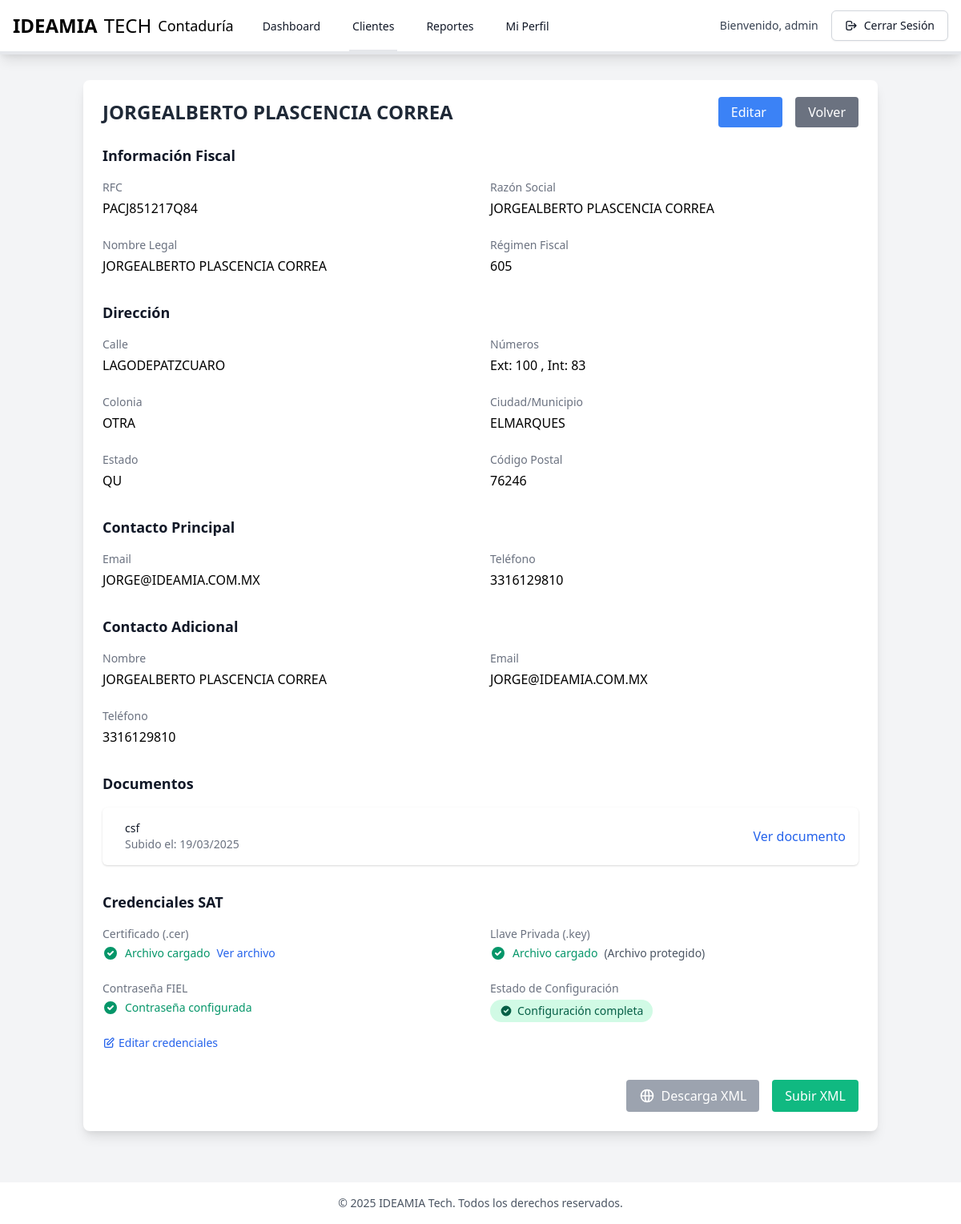
Page /clients/view/2 (signed in) on the committed database.
### tables this page shows
CREATE TABLE `clients` (
  `id` int(11) NOT NULL,
  `rfc` varchar(13) NOT NULL,
  `business_name` varchar(255) NOT NULL,
  `legal_name` varchar(255) DEFAULT NULL,
  `fiscal_regime` varchar(3) NOT NULL,
  `street` varchar(255) NOT NULL,
  `exterior_number` varchar(20) NOT NULL,
  `interior_number` varchar(20) DEFAULT NULL,
  `neighborhood` varchar(255) NOT NULL,
  `city` varchar(255) NOT NULL,
  `state` varchar(255) NOT NULL,
  `zip_code` varchar(5) NOT NULL,
  `email` varchar(255) NOT NULL,
  `phone` varchar(20) NOT NULL,
  `csf_path` varchar(255) DEFAULT NULL,
  `status` enum('active','inactive') DEFAULT 'active',
  `created_at` timestamp NOT NULL DEFAULT current_timestamp(),
  `updated_at` timestamp NOT NULL DEFAULT current_timestamp() ON UPDATE current_timestamp(),
  `cer_path` varchar(255) DEFAULT NULL COMMENT 'Ruta al archivo .cer del SAT',
  `key_path` varchar(255) DEFAULT NULL COMMENT 'Ruta al archivo .key del SAT',
  `key_password` varchar(255) DEFAULT NULL COMMENT 'Contraseña de la llave privada'
);

CREATE TABLE `client_contacts` (
  `id` int(11) NOT NULL,
  `client_id` int(11) NOT NULL,
  `contact_name` varchar(255) DEFAULT NULL,
  `contact_email` varchar(255) DEFAULT NULL,
  `contact_phone` varchar(20) DEFAULT NULL,
  `created_at` timestamp NOT NULL DEFAULT current_timestamp(),
  `updated_at` timestamp NOT NULL DEFAULT current_timestamp() ON UPDATE current_timestamp()
);

CREATE TABLE `client_documents` (
  `id` int(11) NOT NULL,
  `client_id` int(11) NOT NULL,
  `type` varchar(50) NOT NULL,
  `file_path` varchar(255) NOT NULL,
  `created_at` timestamp NOT NULL DEFAULT current_timestamp(),
  `updated_at` timestamp NOT NULL DEFAULT current_timestamp() ON UPDATE current_timestamp()
);

### app/views/clients/view.php (the view, shortened to what the rows shown need)
<!DOCTYPE html>
<html lang="es">
<head>
    <link rel="stylesheet" href="<?php echo BASE_URL; ?>/css/styles.css">
</head>
<body class="bg-gray-100">
    <?php include __DIR__ . '/../partials/navbar.php'; ?>
    <div class="container mx-auto px-4 py-8">
        <div class="bg-white rounded-lg shadow-lg p-6">
            <div class="flex justify-between items-center mb-6">
                <h1 class="text-2xl font-bold text-gray-800">
                    <?php echo htmlspecialchars($client['business_name']); ?>
                </h1>
                <div class="space-x-4">
                    <a href="<?php echo BASE_URL; ?>/clients/edit/<?php echo $client['id']; ?>"
                       class="bg-blue-500 hover:bg-blue-600 text-white px-4 py-2 rounded">
                        Editar
                    </a>
                    <a href="<?php echo BASE_URL; ?>/clients"
                       class="bg-gray-500 hover:bg-gray-600 text-white px-4 py-2 rounded">
                        Volver
                    </a>
                </div>
            </div>
            <div class="mb-8">
                <h2 class="text-lg font-semibold text-gray-900 mb-4">Información Fiscal</h2>
                <div class="grid grid-cols-1 md:grid-cols-2 gap-6">
                    <div>
                        <p class="text-sm font-medium text-gray-500">RFC</p>
                        <p class="mt-1"><?php echo htmlspecialchars($client['rfc']); ?></p>
                    </div>
                    <div>
                        <p class="text-sm font-medium text-gray-500">Razón Social</p>
                        <p class="mt-1"><?php echo htmlspecialchars($client['business_name']); ?></p>
                    </div>
                    <div>
                        <p class="text-sm font-medium text-gray-500">Nombre Legal</p>
                        <p class="mt-1"><?php echo htmlspecialchars($client['legal_name'] ?? 'No especificado'); ?></p>
                    </div>
                    <div>
                        <p class="text-sm font-medium text-gray-500">Régimen Fiscal</p>
                        <p class="mt-1"><?php echo htmlspecialchars($client['fiscal_regime']); ?></p>
                    </div>
                </div>
            </div>
            <div class="mb-8">
                <h2 class="text-lg font-semibold text-gray-900 mb-4">Dirección</h2>
                <div class="grid grid-cols-1 md:grid-cols-2 gap-6">
                    <div>
                        <p class="text-sm font-medium text-gray-500">Calle</p>
                        <p class="mt-1"><?php echo htmlspecialchars($client['street']); ?></p>
                    </div>
                    <div>
                        <p class="text-sm font-medium text-gray-500">Números</p>
                        <p class="mt-1">
                            Ext: <?php echo htmlspecialchars($client['exterior_number']); ?>
                            <?php if (!empty($client['interior_number'])): ?>
                                , Int: <?php echo htmlspecialchars($client['interior_number']); ?>
                            <?php endif; ?>
                        </p>
                    </div>
                    <div>
                        <p class="text-sm font-medium text-gray-500">Colonia</p>
                        <p class="mt-1"><?php echo htmlspecialchars($client['neighborhood']); ?></p>
                    </div>
                    <div>
                        <p class="text-sm font-medium text-gray-500">Ciudad/Municipio</p>
                        <p class="mt-1"><?php echo htmlspecialchars($client['city']); ?></p>
                    </div>
                    <div>
                        <p class="text-sm font-medium text-gray-500">Estado</p>
                        <p class="mt-1"><?php echo htmlspecialchars($client['state']); ?></p>
                    </div>
                    <div>
                        <p class="text-sm font-medium text-gray-500">Código Postal</p>
                        <p class="mt-1"><?php echo htmlspecialchars($client['zip_code']); ?></p>
                    </div>
                </div>
            </div>
            <div class="mb-8">
                <h2 class="text-lg font-semibold text-gray-900 mb-4">Contacto Principal</h2>
                <div class="grid grid-cols-1 md:grid-cols-2 gap-6">
                    <div>
                        <p class="text-sm font-medium text-gray-500">Email</p>
                        <p class="mt-1"><?php echo htmlspecialchars($client['email']); ?></p>
                    </div>
                    <div>
                        <p class="text-sm font-medium text-gray-500">Teléfono</p>
                        <p class="mt-1"><?php echo htmlspecialchars($client['phone']); ?></p>
                    </div>
                </div>
            </div>
            <?php if ($contact): ?>
            <div class="mb-8">
                <h2 class="text-lg font-semibold text-gray-900 mb-4">Contacto Adicional</h2>
                <div class="grid grid-cols-1 md:grid-cols-2 gap-6">
                    <div>
                        <p class="text-sm font-medium text-gray-500">Nombre</p>
                        <p class="mt-1"><?php echo htmlspecialchars($contact['contact_name'] ?? 'No especificado'); ?></p>
                    </div>
                    <div>
                        <p class="text-sm font-medium text-gray-500">Email</p>
                        <p class="mt-1"><?php echo htmlspecialchars($contact['contact_email'] ?? 'No especificado'); ?></p>
                    </div>
                    <div>
                        <p class="text-sm font-medium text-gray-500">Teléfono</p>
                        <p class="mt-1"><?php echo htmlspecialchars($contact['contact_phone'] ?? 'No especificado'); ?></p>
                    </div>
                </div>
            </div>
            <?php endif; ?>
            <?php if (!empty($documents)): ?>
            <div class="mb-8">
                <h2 class="text-lg font-semibold text-gray-900 mb-4">Documentos</h2>
                <div class="bg-white shadow overflow-hidden sm:rounded-md">
                    <ul class="divide-y divide-gray-200">
                        <?php foreach ($documents as $doc): ?>
                        <li>
                            <div class="px-4 py-4 flex items-center justify-between">
                                <div class="flex items-center">
                                    <div class="ml-3">
                                        <p class="text-sm font-medium text-gray-900">
                                            <?php echo htmlspecialchars($doc['type']); ?>
                                        </p>
                                        <p class="text-sm text-gray-500">
                                            Subido el: <?php echo date('d/m/Y', strtotime($doc['created_at'])); ?>
                                        </p>
                                    </div>
                                </div>
                                <div>
                                    <a href="<?php echo BASE_URL; ?>/uploads/<?php echo $doc['file_path']; ?>"
                                       target="_blank"
                                       class="text-blue-600 hover:text-blue-900">
                                        Ver documento
                                    </a>
                                </div>
                            </div>
                        </li>
                        <?php endforeach; ?>
                    </ul>
                </div>
            </div>
            <?php endif; ?>
            <div class="mb-8">
                <h2 class="text-lg font-semibold text-gray-900 mb-4">Credenciales SAT</h2>
                <div class="grid grid-cols-1 md:grid-cols-2 gap-6">
                    <div>
                        <p class="text-sm font-medium text-gray-500">Certificado (.cer)</p>
                        <div class="mt-1 flex items-center">
                            <?php if (!empty($client['cer_path'])): ?>
                                <span class="text-sm text-green-600 flex items-center">
                                    <svg class="w-5 h-5 mr-2" fill="currentColor" viewBox="0 0 20 20">
                                        <path fill-rule="evenodd" d="M10 18a8 8 0 100-16 8 8 0 000 16zm3.707-9.293a1 1 0 00-1.414-1.414L9 10.586 7.707 9.293a1 1 0 00-1.414 1.414l2 2a1 1 0 001.414 0l4-4z" clip-rule="evenodd"/>
                                    </svg>
                                    Archivo cargado
                                    <a href="<?php echo BASE_URL . '/uploads/' . htmlspecialchars($client['cer_path']); ?>"
                                       class="ml-2 text-blue-600 hover:text-blue-800"
                                       target="_blank">
                                        Ver archivo
                                    </a>
                                </span>
                            <?php else: ?>
                                <span class="text-sm text-gray-500">No se ha cargado el certificado</span>
                            <?php endif; ?>
                        </div>
                    </div>
                    <div>
                        <p class="text-sm font-medium text-gray-500">Llave Privada (.key)</p>
                        <div class="mt-1 flex items-center">
                            <?php if (!empty($client['key_path'])): ?>
                                <span class="text-sm text-green-600 flex items-center">
                                    <svg class="w-5 h-5 mr-2" fill="currentColor" viewBox="0 0 20 20">
                                        <path fill-rule="evenodd" d="M10 18a8 8 0 100-16 8 8 0 000 16zm3.707-9.293a1 1 0 00-1.414-1.414L9 10.586 7.707 9.293a1 1 0 00-1.414 1.414l2 2a1 1 0 001.414 0l4-4z" clip-rule="evenodd"/>
                                    </svg>
                                    Archivo cargado
                                    <span class="ml-2 text-gray-600">(Archivo protegido)</span>
                                </span>
                            <?php else: ?>
                                <span class="text-sm text-gray-500">No se ha cargado la llave privada</span>
                            <?php endif; ?>
                        </div>
                    </div>
                    <div>
                        <p class="text-sm font-medium text-gray-500">Contraseña FIEL</p>
                        <div class="mt-1">
                            <?php if (!empty($client['key_password'])): ?>
                                <span class="text-sm text-green-600 flex items-center">
                                    <svg class="w-5 h-5 mr-2" fill="currentColor" viewBox="0 0 20 20">
                                        <path fill-rule="evenodd" d="M10 18a8 8 0 100-16 8 8 0 000 16zm3.707-9.293a1 1 0 00-1.414-1.414L9 10.586 7.707 9.293a1 1 0 00-1.414 1.414l2 2a1 1 0 001.414 0l4-4z" clip-rule="evenodd"/>
                                    </svg>
                                    Contraseña configurada
                                </span>
                            <?php else: ?>
                                <span class="text-sm text-gray-500">No se ha configurado la contraseña</span>
                            <?php endif; ?>
                        </div>
                    </div>
                    <div>
                        <p class="text-sm font-medium text-gray-500">Estado de Configuración</p>
                        <div class="mt-1">
                            <?php
                            $isConfigured = !empty($client['cer_path']) &&
                                           !empty($client['key_path']) &&
                                           !empty($client['key_password']);
                            ?>
                            <?php if ($isConfigured): ?>
                                <span class="inline-flex items-center px-3 py-1 rounded-full text-sm font-medium bg-green-100 text-green-800">
                                    <svg class="w-4 h-4 mr-1.5" fill="currentColor" viewBox="0 0 20 20">
                                        <path fill-rule="evenodd" d="M10 18a8 8 0 100-16 8 8 0 000 16zm3.707-9.293a1 1 0 00-1.414-1.414L9 10.586 7.707 9.293a1 1 0 00-1.414 1.414l2 2a1 1 0 001.414 0l4-4z" clip-rule="evenodd"/>
                                    </svg>
                                    Configuración completa
                                </span>
                            <?php endif; ?>
                        </div>
                    </div>
                </div>
                <div class="mt-4">
                    <a href="<?php echo BASE_URL; ?>/clients/edit/<?php echo $client['id']; ?>#credenciales-sat"
                       class="inline-flex items-center text-sm text-blue-600 hover:text-blue-800">
                        <svg class="w-4 h-4 mr-1" fill="none" stroke="currentColor" viewBox="0 0 24 24">
                            <path stroke-linecap="round" stroke-linejoin="round" stroke-width="2" d="M11 5H6a2 2 0 00-2 2v11a2 2 0 002 2h11a2 2 0 002-2v-5m-1.414-9.414a2 2 0 112.828 2.828L11.828 15H9v-2.828l8.586-8.586z"/>
                        </svg>
                        Editar credenciales
                    </a>
                </div>
            </div>
            <div class="flex justify-end space-x-4 mt-8">
                <button
                    disabled
                    class="bg-gray-400 cursor-not-allowed text-white px-4 py-2 rounded inline-flex items-center group relative"
                    onmouseover="document.getElementById('proximamente').classList.remove('hidden')"
                    onmouseout="document.getElementById('proximamente').classList.add('hidden')"
                >
                    <svg class="w-5 h-5 mr-2" fill="none" stroke="currentColor" viewBox="0 0 24 24">
                        <path stroke-linecap="round" stroke-linejoin="round" stroke-width="2"
                              d="M21 12a9 9 0 01-9 9m9-9a9 9 0 00-9-9m9 9H3m9 9a9 9 0 01-9-9m9 9c1.657 0 3-4.03 3-9s-1.343-9-3-9m0 18c-1.657 0-3-4.03-3-9s1.343-9 3-9m-9 9a9 9 0 019-9"/>
                    </svg>
                    Descarga XML
                </button>
                <a href="<?php echo BASE_URL; ?>/clients/upload-xml?id=<?php echo $client['id']; ?>"
                   class="bg-green-500 hover:bg-green-600 text-white px-4 py-2 rounded">
                    Subir XML
                </a>
            </div>
        </div>
    </div>
    <?php include __DIR__ . '/../partials/footer.php'; ?>
</body>
</html>

### rows in the picture
clients: business_name "JORGEALBERTO PLASCENCIA CORREA", rfc "PACJ851217Q84", legal_name "JORGEALBERTO PLASCENCIA CORREA", fiscal_regime "605", street "LAGODEPATZCUARO", exterior_number "100", interior_number "83", neighborhood "OTRA", city "ELMARQUES", state "QU", zip_code "76246", email "JORGE@IDEAMIA.COM.MX", phone "3316129810"
client_contacts: contact_name "JORGEALBERTO PLASCENCIA CORREA", contact_email "JORGE@IDEAMIA.COM.MX", contact_phone "3316129810"
client_documents: type "csf", created_at "19/03/2025"

### other values in the picture
$_SESSION['username'] "admin"
